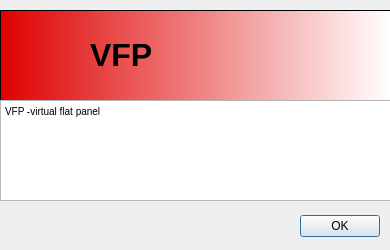
<?xml version="1.0" encoding="UTF-8"?>
<ui version="4.0">
 <class>AboutBox</class>
 <widget class="QDialog" name="AboutBox">
  <property name="geometry">
   <rect>
    <x>0</x>
    <y>0</y>
    <width>390</width>
    <height>250</height>
   </rect>
  </property>
  <property name="minimumSize">
   <size>
    <width>390</width>
    <height>250</height>
   </size>
  </property>
  <property name="maximumSize">
   <size>
    <width>390</width>
    <height>250</height>
   </size>
  </property>
  <property name="windowTitle">
   <string>About VFP</string>
  </property>
  <property name="windowIcon">
   <iconset resource="../resources.qrc">
    <normaloff>:/root/images/ibex.png</normaloff>:/root/images/ibex.png</iconset>
  </property>
  <property name="modal">
   <bool>true</bool>
  </property>
  <widget class="QDialogButtonBox" name="buttonBox">
   <property name="geometry">
    <rect>
     <x>40</x>
     <y>210</y>
     <width>340</width>
     <height>32</height>
    </rect>
   </property>
   <property name="orientation">
    <enum>Qt::Horizontal</enum>
   </property>
   <property name="standardButtons">
    <set>QDialogButtonBox::Ok</set>
   </property>
  </widget>
  <widget class="QFrame" name="frame">
   <property name="geometry">
    <rect>
     <x>0</x>
     <y>10</y>
     <width>391</width>
     <height>91</height>
    </rect>
   </property>
   <property name="styleSheet">
    <string notr="true">background-color: qlineargradient(spread:pad, x1:0, y1:0, x2:1, y2:0, stop:0 rgba(223, 0, 0, 255), stop:1 rgba(255, 255, 255, 255));</string>
   </property>
   <property name="frameShape">
    <enum>QFrame::StyledPanel</enum>
   </property>
   <property name="frameShadow">
    <enum>QFrame::Raised</enum>
   </property>
   <widget class="QWidget" name="widget" native="true">
    <property name="geometry">
     <rect>
      <x>10</x>
      <y>10</y>
      <width>81</width>
      <height>71</height>
     </rect>
    </property>
    <property name="styleSheet">
     <string notr="true">image: url(:/root/images/ibex.png);
background-color: rgba(255, 255, 255, 0);</string>
    </property>
   </widget>
   <widget class="QLabel" name="label">
    <property name="geometry">
     <rect>
      <x>90</x>
      <y>10</y>
      <width>91</width>
      <height>71</height>
     </rect>
    </property>
    <property name="styleSheet">
     <string notr="true">background-color: rgba(255, 255, 255, 0);</string>
    </property>
    <property name="text">
     <string>&lt;html&gt;&lt;head/&gt;&lt;body&gt;&lt;p&gt;&lt;span style=&quot; font-size:24pt; font-weight:600;&quot;&gt;VFP&lt;/span&gt;&lt;/p&gt;&lt;/body&gt;&lt;/html&gt;</string>
    </property>
   </widget>
  </widget>
  <widget class="QTextEdit" name="textEdit">
   <property name="geometry">
    <rect>
     <x>0</x>
     <y>100</y>
     <width>391</width>
     <height>101</height>
    </rect>
   </property>
   <property name="html">
    <string>&lt;!DOCTYPE HTML PUBLIC &quot;-//W3C//DTD HTML 4.0//EN&quot; &quot;http://www.w3.org/TR/REC-html40/strict.dtd&quot;&gt;
&lt;html&gt;&lt;head&gt;&lt;meta name=&quot;qrichtext&quot; content=&quot;1&quot; /&gt;&lt;style type=&quot;text/css&quot;&gt;
p, li { white-space: pre-wrap; }
&lt;/style&gt;&lt;/head&gt;&lt;body style=&quot; font-family:'MS Shell Dlg 2'; font-size:7.8pt; font-weight:400; font-style:normal;&quot;&gt;
&lt;p style=&quot; margin-top:0px; margin-bottom:0px; margin-left:0px; margin-right:0px; -qt-block-indent:0; text-indent:0px;&quot;&gt;VFP -virtual flat panel&lt;/p&gt;&lt;/body&gt;&lt;/html&gt;</string>
   </property>
  </widget>
 </widget>
 <resources>
  <include location="../resources.qrc"/>
 </resources>
 <connections>
  <connection>
   <sender>buttonBox</sender>
   <signal>accepted()</signal>
   <receiver>AboutBox</receiver>
   <slot>accept()</slot>
   <hints>
    <hint type="sourcelabel">
     <x>248</x>
     <y>254</y>
    </hint>
    <hint type="destinationlabel">
     <x>157</x>
     <y>274</y>
    </hint>
   </hints>
  </connection>
  <connection>
   <sender>buttonBox</sender>
   <signal>rejected()</signal>
   <receiver>AboutBox</receiver>
   <slot>reject()</slot>
   <hints>
    <hint type="sourcelabel">
     <x>316</x>
     <y>260</y>
    </hint>
    <hint type="destinationlabel">
     <x>286</x>
     <y>274</y>
    </hint>
   </hints>
  </connection>
 </connections>
</ui>
